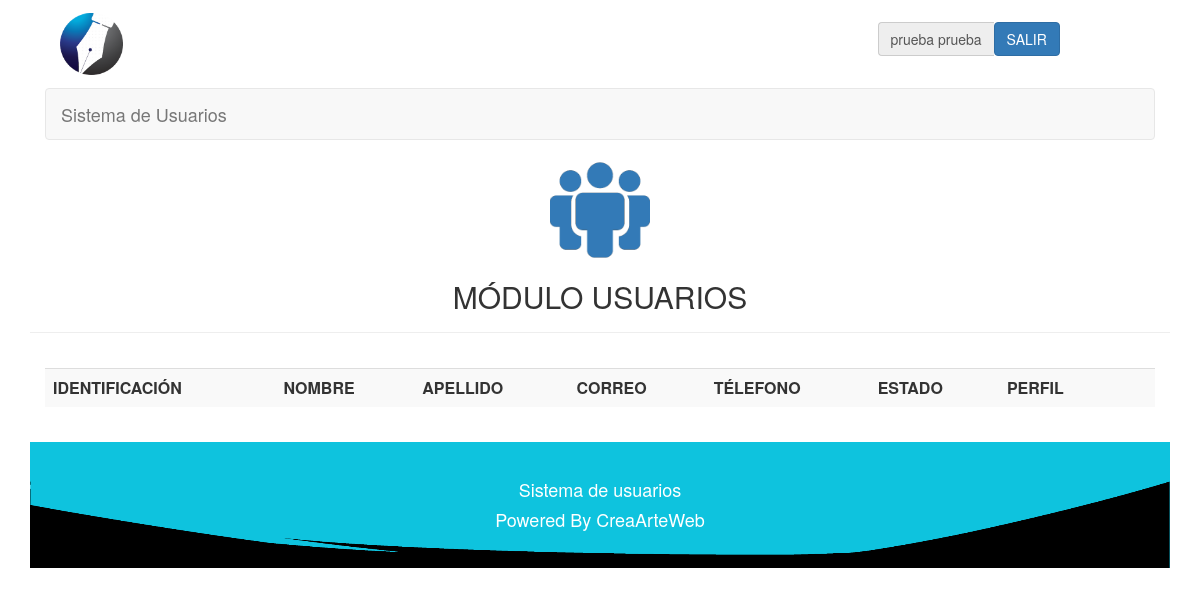
Page /php/usuarios/usuarios.php (signed in) on the earlier database version.
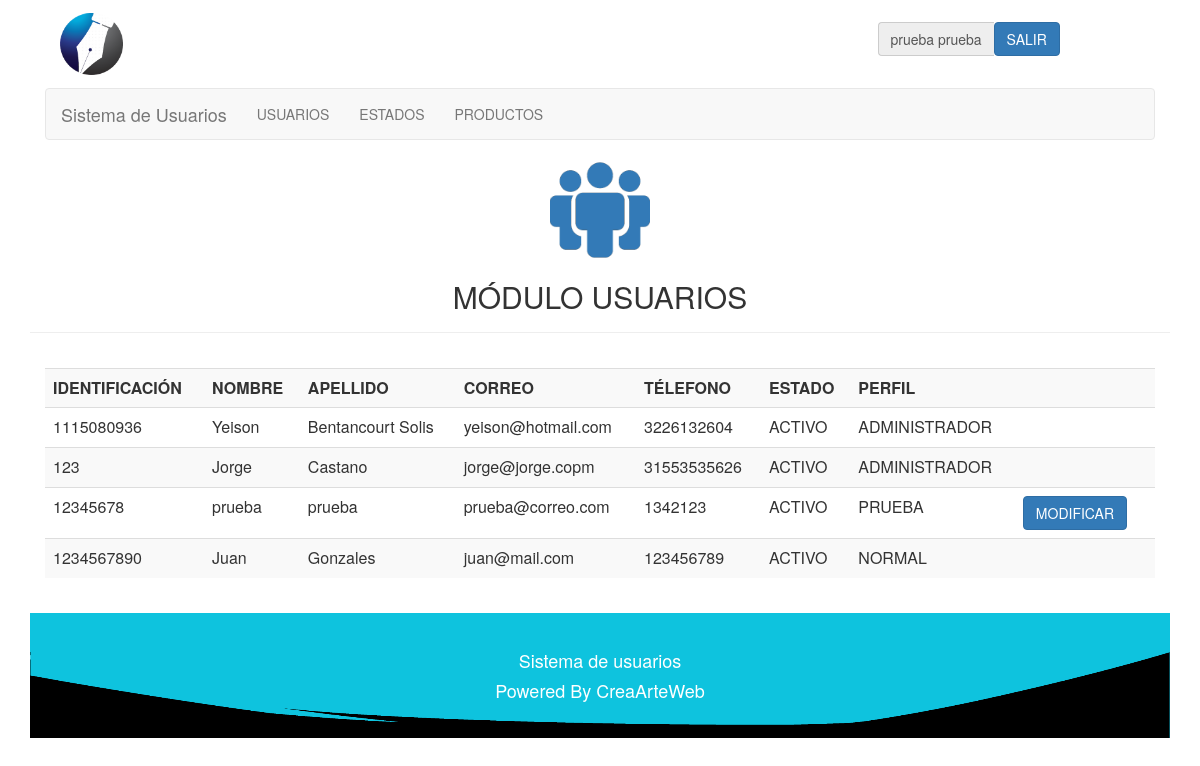
Same page on the later database version.
### tables this page shows
CREATE TABLE IF NOT EXISTS `usuario` (
  `cedula` varchar(30) NOT NULL,
  `nombre` varchar(40) NOT NULL,
  `apellido` varchar(40) NOT NULL,
  `correo` varchar(30) NOT NULL,
  `telefono` varchar(20) NOT NULL,
  `codigoestado` int(2) NOT NULL,
  `pass` varchar(20) NOT NULL,
  `codigoperfil` int(2) NOT NULL,
  `deuda` int(10) NOT NULL,
  PRIMARY KEY (`cedula`)
);

CREATE TABLE IF NOT EXISTS `modulo` (
  `codigomodulo` int(10) NOT NULL,
  `descripcion` varchar(40) NOT NULL,
  `ruta` varchar(40) NOT NULL,
  `tipo` int(2) NOT NULL COMMENT '1-normal, 2-submenu, 3-principal submenu',
  PRIMARY KEY (`codigomodulo`)
);

CREATE TABLE IF NOT EXISTS `estado` (
  `codigoestado` int(3) NOT NULL AUTO_INCREMENT,
  `descripcion` varchar(30) NOT NULL,
  `tipo` int(3) NOT NULL COMMENT '1-estados usuarios, 2-estado de prestamos, 3-estados de recurso',
  PRIMARY KEY (`codigoestado`)
);

CREATE TABLE IF NOT EXISTS `perfil` (
  `codigoperfil` int(2) NOT NULL,
  `descripcion` varchar(20) NOT NULL,
  `tipo` int(5) NOT NULL,
  PRIMARY KEY (`codigoperfil`)
);

### php/lib/session.php (called while the page is built, shortened)
<?php
	include("../class/Usuario.php");
	include("../class/Modulo.php");
	include("../class/Perfil.php");
	if (!isset($_SESSION["iniciada"]))
	{
		header( "location:../lib/logout.php" );
	}
	else
	{
		$miUsuario = unserialize( $_SESSION['miUsuario'] );
	}
?>

### php/class/Usuario.php (called while the page is built, shortened)
<?php
	class Usuario
	{
		private $cedula;
		private $nombre;
		private $apellido;
		private $perfil;
		var $conexion;
		function getCedula()
		{
			return $this->cedula;
		}
		function getNombre()
		{
			return $this->nombre;
		}
		function getApellido()
		{
			return $this->apellido;
		}
		function getPerfil()
		{
			return $this->perfil;
		}
		function consultarUsuarios( )
		{
			$query = "SELECT usuario.cedula, usuario.nombre, usuario.apellido, usuario.correo, usuario.telefono, estado.descripcion,
			perfil.descripcion, perfil.tipo
			FROM usuario, estado, perfil
			WHERE usuario.codigoestado=estado.codigoestado
			AND usuario.codigoperfil=perfil.codigoperfil";
			$this -> conexion -> conectar();
			$this -> conexion -> consultarRegistro( $query );
			$matrix = $this -> conexion->getMatrix();
			return $matrix;
		}
	}
?>

### php/lib/conexion.php (called while the page is built, shortened)
<?php
	class Conexion
	{
		private $servidor;
		private $usuario;
		private $enlace;
		private $consulta;
		function Conexion( $servidor, $bd, $usuario, $pass )
		{
			$this->servidor = $servidor;
			$this->bd = $bd;
			$this->usuario = $usuario;
		}
		function conectar()
		{
			$this->enlace = mysql_connect( $this->servidor, $this->usuario);
		}
		function consultarRegistro( $query )
		{
			$this->consulta = mysql_query( $query, $this->enlace );
		}
		function obtenerResultado()
		{
			$this->resultado = mysql_fetch_row( $this->consulta );
			return $this->resultado;
		}
		function getMatrix()
		{
			$matrix = array();
			while( $row = mysql_fetch_array( $this->consulta ) )
			{
				$matrix[] = $row;
			}
			return $matrix;
		}
	}
?>

### php/class/Modulo.php (called while the page is built, shortened)
<?php
	class Modulo
	{
		var $conexion;
		function setConexion ( $conexion )
		{
			$this -> conexion = $conexion;
		}
		function consultarUnModulo( $id )
		{
			$query = "SELECT *
					FROM modulo
					WHERE codigomodulo=$id";
			$this -> conexion -> conectar();
			$this -> conexion -> consultarRegistro( $query );
			$matrix = $this -> conexion->getMatrix();
			return $matrix;
		}
		function consultarModulosPerfil( $perfil )
		{
			$query = "SELECT * FROM perfilmodulo WHERE codigoperfil = '$perfil' ORDER BY codigomodulo";
			$this -> conexion -> conectar();
			$this -> conexion -> consultarRegistro( $query );
			$matrix = $this -> conexion->getMatrix();
			return $matrix;
		}
	}
?>

### php/class/Perfil.php (called while the page is built, shortened)
<?php
	class Perfil
	{
		var $conexion;
		function setConexion ( $conexion )
		{
			$this -> conexion = $conexion;
		}
		function consultarUnPerfil( $id )
		{
			$query = "SELECT * FROM perfil WHERE codigoperfil='$id'";
			$this -> conexion -> conectar();
			$this -> conexion -> consultarRegistro( $query );
			$fila = $this -> conexion -> obtenerResultado();
			$this -> conexion -> cerrarConexion();
			return $fila;
		}
		function consultarPerfiles( )
		{
			$query = "SELECT * FROM perfil ORDER BY codigoperfil";
			$this -> conexion -> conectar();
			$this -> conexion -> consultarRegistro( $query );
			$matrix = $this -> conexion->getMatrix();
			return $matrix;
		}
	}
?>

### php/usuarios/usuarios.php (the view, shortened to what the changed rows need)
<?php
	include("../lib/session.php");
	$usuarios = $miUsuario -> consultarUsuarios();
	$cedula = $miUsuario -> getCedula();
	$perfil = $miUsuario -> getPerfil();
	$miPerfil = new Perfil("","","");
	$miPerfil -> setConexion( $conexion );
	$datosMiPerfil = $miPerfil->consultarUnPerfil($perfil);
?>
<html>
	<head>
		<link href = "../../css/estilo.css" rel="stylesheet" type="text/css" />
		<link href="../../css/bootstrap.min.css" rel="stylesheet" type="text/css">
	</head>
	<body>
		<div class="container">
			<div class="col-lg-12 col-md-12 col-sm-12 col-xs-12" id='cabecera'>
				<?php
					include('../lib/barraUsuario.php');
				?>
			</div>
			<div class="col-lg-12 col-md-12 col-sm-12 col-xs-12" id='menu'>
				<?php
					include('../lib/menu.php');
				?>
			</div>
			<div class="page-header" align = "center">
				<image src='../../img/usuario.png' class='img-responsive'>
				<h2>MÓDULO USUARIOS</h2>
			</div>
			<div class="panel-body">
				<div class="table-responsive">
					<table align = "center" cellpadding = "10px" class = "table table-striped table-hover">
						<tr align = "center">
							<th>IDENTIFICACIÓN</th>
							<th>NOMBRE</th>
							<th>APELLIDO</th>
							<th>CORREO</th>
							<th>TÉLEFONO</th>
							<th>ESTADO</th>
							<th>PERFIL</th>
							<th style="width:20px;"> </th>
        					<th style="width:20px;"> </th>
						</tr>
						<?php
							if( $usuarios )
							foreach( $usuarios as $usuario )
							{
								echo
								"<tr>
									<td>$usuario[0]</td>
									<td>$usuario[1]</td>
									<td>$usuario[2]</td>
									<td>$usuario[3]</td>
									<td>$usuario[4]</td>
									<td>$usuario[5]</td>
									<td>$usuario[6]</td>
									";
									if($datosMiPerfil[2] == "1"){
										echo
										"
											<td><a href='modificarUsuario.php?cedula=$usuario[0]'><button type='button' class='btn btn-primary'>MODIFICAR</button></a></td>
										";
									}else{
										if($cedula == $usuario[0] && $datosMiPerfil[1] == $usuario[6]){
											echo
											"
												<td><a href='modificarUsuario.php?cedula=$usuario[0]'><button type='button' class='btn btn-primary'>MODIFICAR</button></a></td>
											";
										}else{
											echo
											"
												<td><a href='modificarUsuario.php?cedula=$usuario[0]'><button type='button' class='hide btn btn-primary'>MODIFICAR</button></a></td>
											";
										}
									}
									if($datosMiPerfil[2] == "1"){
										 if ($cedula == $usuario[0] && $datosMiPerfil[1] == $usuario[6]){
											echo
											"
												<td><button type='button' class='hide btn btn-danger' data-toggle='modal' data-target='#modalUsuario$usuario[0]'>ELIMINAR</button></td>
											";
										}else{
											echo
											"
												<td><button type='button' class='btn btn-danger' data-toggle='modal' data-target='#modalUsuario$usuario[0]'>ELIMINAR</button></td>
											";
										}
									}else{
										echo
											"
												<td><button type='button' class='hide btn btn-danger' data-toggle='modal' data-target='#modalUsuario$usuario[0]'>ELIMINAR</button></td>
											";
									}
									echo
									"<div align='center' class='modal fade bs-example-modal-smm' id='modalUsuario$usuario[0]' tabindex='-1' role='dialog' aria-labelledby='mySmallModalLabel'>
									  	<div class='modal-dialog modal-sm'>
									    	<div class='modal-content'>
									      		<div class='modal-header'>
									              	<button type='button' class='close' data-dismiss='modal' aria-label='Close'><span aria-hidden='true'>&times;</span></button>
									              	<h4 class='modal-title' id='myModalLabel'>¿Estás seguro?</h4>
									            </div>
									            <div class='modal-body'>
									            	<a href='eliminar.php?cedula=$usuario[0]'><button type='submit' class='btn btn-danger'>SI</button></a>
									            	<button type='button' class='btn btn-default' data-dismiss='modal'>NO</button>
									            </div>
									    	</div>
										</div>
									</div>
								</tr>";
							}
						?>
					</table>
				</div>
			</div>
		</div>
	<body>
</html>

### php/lib/barraUsuario.php
<?php
	if(isset($_SESSION["iniciada"]))
	{
		echo
		"<div class='col-lg-1 col-md-1 col-sm-12 col-xs-12'>
			<img src='../../img/logo.png' class='img-responsive logoLogin'>
		</div>
		<div class='barraUsuario input-group col-lg-2 col-md-2 col-lg-offset-9 col-md-offset-9 col-sm-12 col-xs-12'>
	   		<div class='input-group-addon'>".$miUsuario -> getNombre()." ".$miUsuario -> getApellido()."</div>
	  		<a href = '../lib/logout.php'><button type='submit'class='btn btn-primary'>SALIR</button></a>
	    </div>";
	}
?>

### php/lib/menu.php (shortened to what the changed rows need)
<nav class="navbar navbar-default">
	<div class="container-fluid">
		<div class="navbar-header">
		  	<a class="navbar-brand" href="../lib/home.php">
		  	</a>
		</div>
		<div class="collapse navbar-collapse" id="bs-example-navbar-collapse-1">
			<ul class="nav navbar-nav">
				<?php
					$miModulo = new Modulo( "", "", "", "" );
					$miModulo -> setConexion( $conexion );
					$modulosPerfil = $miModulo -> consultarModulosPerfil( $miUsuario->getPerfil() );
					if( $modulosPerfil )
					foreach( $modulosPerfil as $moduloP )
					{
						$modulo = $miModulo->consultarUnModulo( $moduloP[2] );
						if( $modulo )
						foreach( $modulo as $modulo2 )
						{
							if( $modulo2['3'] == 1  )
							{
								echo "<li class='divider-vertical'><a href='".$modulo2['2']."'>".$modulo2['1']."</a></li>";
							}
						}
					}
				?>
		  	</ul>
		</div>
	</div>
</nav>

Differences in the rows shown:
now on this page (row unchanged): usuario: nombre "prueba", apellido "prueba", cedula "12345678", correo "prueba@correo.com", telefono "1342123", estado.descripcion "ACTIVO", perfil.descripcion "PRUEBA"
added modulo: descripcion "USUARIOS"
added modulo: descripcion "ESTADOS"
added modulo: descripcion "PRODUCTOS"
now on this page (row edited): usuario: cedula "1115080936", nombre "Yeison", apellido "Bentancourt Solis", correo "yeison@hotmail.com", telefono "3226132604", estado.descripcion "ACTIVO", perfil.descripcion "ADMINISTRADOR"
now on this page (row unchanged): usuario: cedula "123", nombre "Jorge", apellido "Castano", correo "jorge@jorge.copm", telefono "31553535626", estado.descripcion "ACTIVO", perfil.descripcion "ADMINISTRADOR"
added usuario: cedula "1234567890", nombre "Juan", apellido "Gonzales", correo "juan@mail.com", telefono "123456789", estado.descripcion "ACTIVO", perfil.descripcion "NORMAL"
Other differences:
$miUsuario -> getNombre(): "prueba" → (not shown)
$miUsuario -> getApellido(): "prueba" → (not shown)
